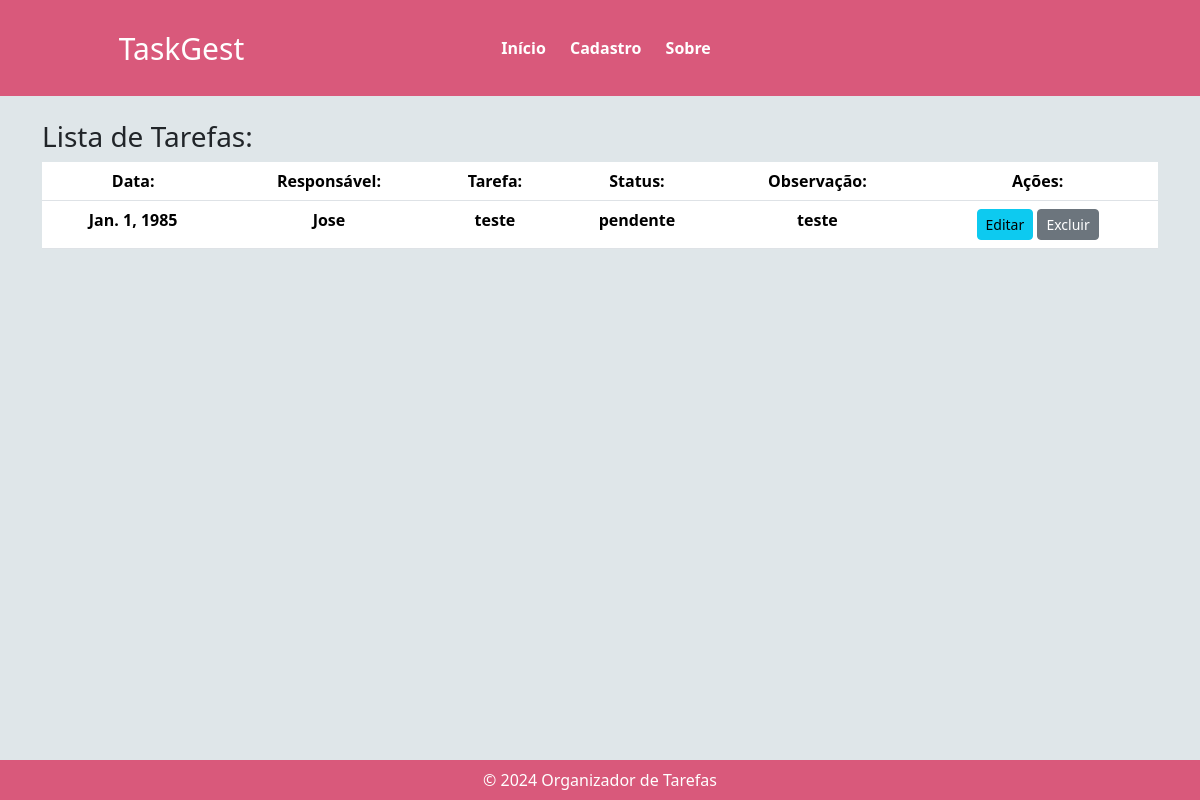
Page /tarefas/ on the committed database.
### cadastro/models.py (models this page shows)
class Tarefas(models.Model):
    STATUS_CHOICES = [
        ('pendente', 'Pendente'),
        ('em_progresso', 'Em Progresso'),
        ('concluida', 'Concluída'),
    ]
    tarefa = models.CharField(max_length=50, null=False, blank=False)
    observacao = models.CharField(max_length=240, null=False, blank=False)
    data = models.DateField()
    responsavel = models.CharField(max_length=50, null=False, blank=False)
    status = models.CharField(max_length=50, choices=STATUS_CHOICES, default='pendente', null=False, blank=False)

### cadastro/views.py (the view)
# urls.py: path('tarefas/', TarefasListView.as_view(), name='tarefas_list'),
class TarefasListView(ListView):
    model = Tarefas

### cadastro/templates/cadastro/tarefas_list.html
{% extends 'base.html' %}
{% block content %}
        <div class="container">
            <br>
        <h3> Lista de Tarefas:</h3>
            <table class="table text-center">
              <thead class="thead-light">
                <tr>
                    <th scope="col">Data:</th>
                    <th scope="col">Responsável:</th>
                    <th scope="col">Tarefa:</th>
                    <th scope="col">Status:</th>
                    <th scope="col">Observação:</th>
                    <th scope="col">Ações:</th>
              </thead>
              <tbody>
               {% for tarefa in tarefas_list %}
                    <tr>
                        <th>{{ tarefa.data }}</th>
                        <th>{{ tarefa.responsavel }}</th>
                        <th>{{ tarefa.tarefa }}</th>
                        <th>{{ tarefa.status }}</th>
                        <th>{{ tarefa.observacao}}</th>
                        <th>
                            <a href="{% url 'tarefas_edicao' tarefa.pk %}" class="btn btn-info btn-sm">Editar</a>
                             <a href="{% url 'tarefas_delete' tarefa.pk %}" class="btn btn-secondary btn-sm">Excluir</a>
                        </th>
                    </tr>
                    {% endfor %}
              </tbody>
            </table>
</div>
{% endblock %}

### cadastro/static/cadastro/css/styles.css (style rules this page uses)
* { margin: 0; padding: 0; border: 0; }
body { background-color: #dfe6e9 !important; }

### rows in the picture
Tarefas: data "Jan. 1, 1985", responsavel "Jose", tarefa "teste", status "pendente", observacao "teste"
